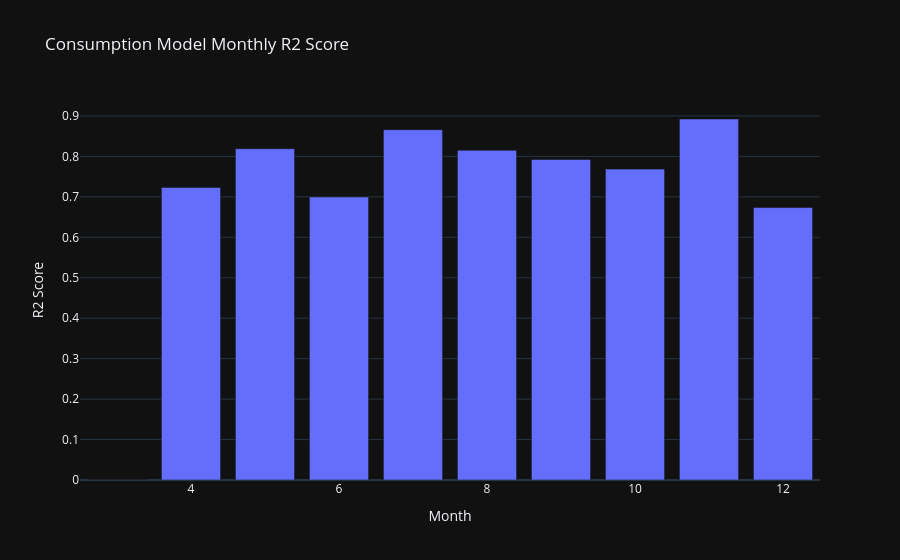

The notebook cell saved with this chart:
### Code cell
# Plot monthly scores.
fig = px.bar(
    monthly_scores,
    x="month",
    y="r2",
    title="Consumption Model Monthly R2 Score",
    labels={"month": "Month", "r2": "R2 Score"},
)

fig.show()

### Figure 1 — Plotly figure (JSON) as saved in the notebook; plotly's stock layout.template omitted (floating-point values rounded to 4 significant figures)
{"data": [{"hovertemplate": "Month=%{x}<br>R2 Score=%{y}<extra></extra>", "legendgroup": "", "marker": {"color": "#636efa", "pattern": {"shape": ""}}, "name": "", "orientation": "v", "showlegend": false, "textposition": "auto", "x": [3, 4, 5, 6, 7, 8, 9, 10, 11, 12], "xaxis": "x", "y": [0.0, 0.7233, 0.8191, 0.6996, 0.8661, 0.815, 0.7924, 0.7687, 0.8925, 0.6735], "yaxis": "y", "type": "bar"}], "layout": {"xaxis": {"anchor": "y", "domain": [0.0, 1.0], "title": {"text": "Month"}}, "yaxis": {"anchor": "x", "domain": [0.0, 1.0], "title": {"text": "R2 Score"}}, "legend": {"tracegroupgap": 0}, "title": {"text": "Consumption Model Monthly R2 Score"}, "barmode": "relative"}}
